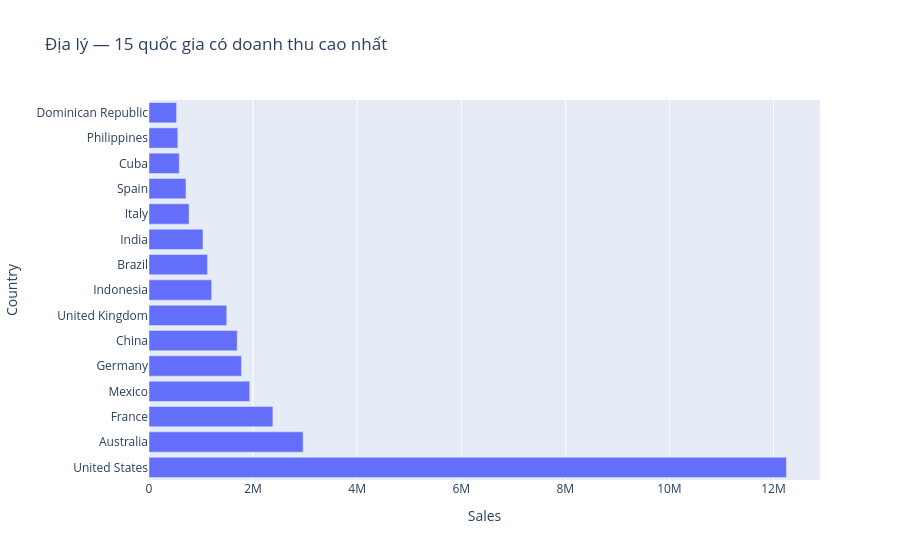

The notebook cell this image was saved under:
### Markdown cell above
## 2. Phân tích địa lý

Nhóm biểu đồ này trả lời câu hỏi doanh thu đang tập trung ở quốc gia hoặc khu vực nào.

### Code cell
country_sales = orders.groupby('Country', as_index=False)['Sales'].sum().sort_values('Sales', ascending=False).head(15)
px.bar(country_sales, x='Sales', y='Country', orientation='h', title='Địa lý — 15 quốc gia có doanh thu cao nhất')

### Figure 1 — Plotly figure (JSON) as saved in the notebook; plotly's stock layout.template omitted (floating-point values rounded to 4 significant figures)
{"data": [{"hovertemplate": "Sales=%{x}<br>Country=%{y}<extra></extra>", "legendgroup": "", "marker": {"color": "#636efa", "pattern": {"shape": ""}}, "name": "", "orientation": "h", "showlegend": false, "textposition": "auto", "type": "bar", "x": [12250000.0, 2962000.0, 2381000.0, 1935000.0, 1777000.0, 1695000.0, 1494000.0, 1204000.0, 1125000.0, 1038000.0, 770000.0, 710700.0, 580600.0, 553300.0, 529700.0], "xaxis": "x", "y": ["United States", "Australia", "France", "Mexico", "Germany", "China", "United Kingdom", "Indonesia", "Brazil", "India", "Italy", "Spain", "Cuba", "Philippines", "Dominican Republic"], "yaxis": "y"}], "layout": {"barmode": "relative", "legend": {"tracegroupgap": 0}, "title": {"text": "Địa lý — 15 quốc gia có doanh thu cao nhất"}, "xaxis": {"anchor": "y", "domain": [0, 1], "title": {"text": "Sales"}}, "yaxis": {"anchor": "x", "domain": [0, 1], "title": {"text": "Country"}}}}
